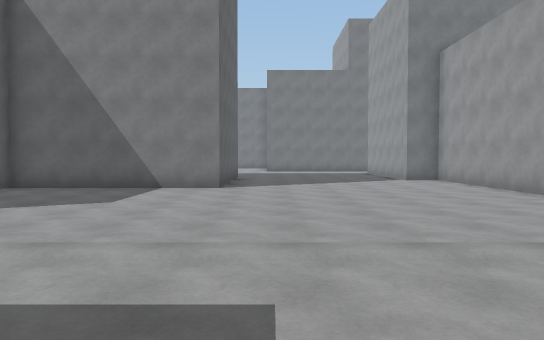
[1] (above)

24 first-person views from a walk through a scene from a Unity 3-D project. The camera is 1.5 m above the floor, tilts 2° down and sees 70° across. The floor is counted in squares, 2 m on a side. Each view is taken from the middle of a square. On the plan, view 1 faces up. The plan holds only what a view shows up to about 12 squares ahead; the rest is blank. The place goes on beyond the plan. The player character is not drawn. Surface patterns are stand-ins for the level's own textures.

[2]
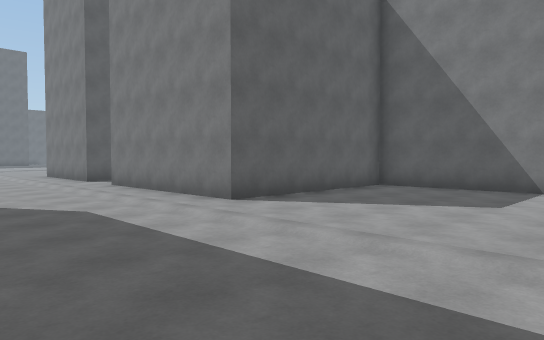

[3]
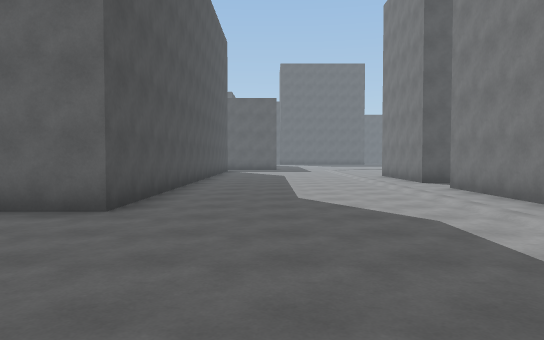

[4]
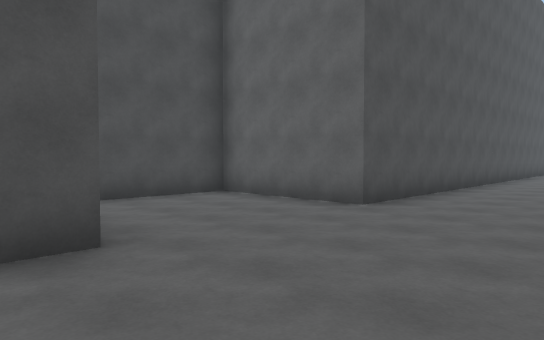

[5]
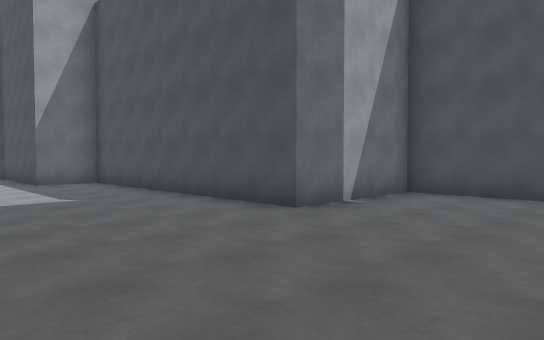

[6]
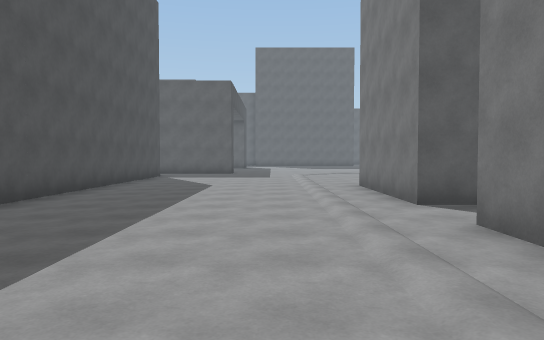

[7]
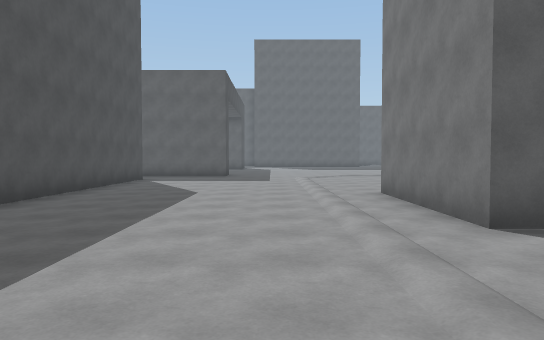

[8]
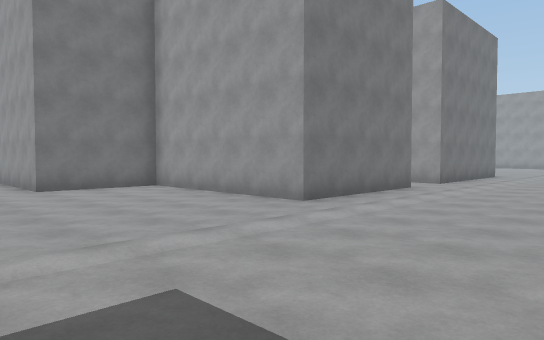

[9]
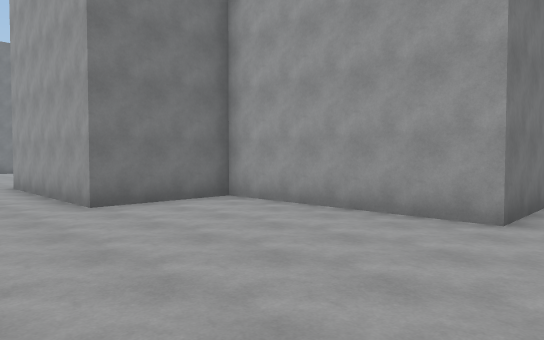

[10]
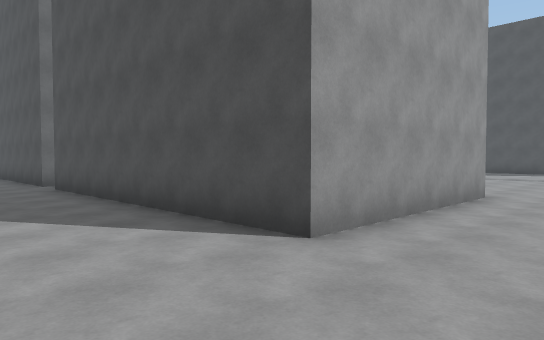

[11]
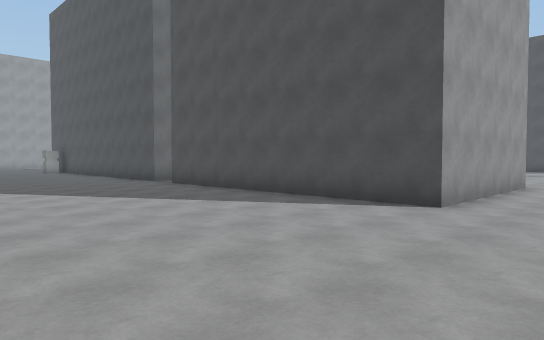

[12]
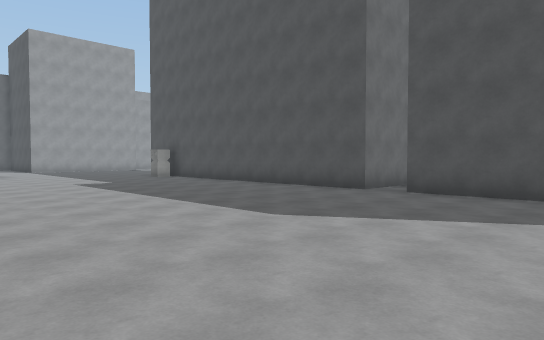

[13]
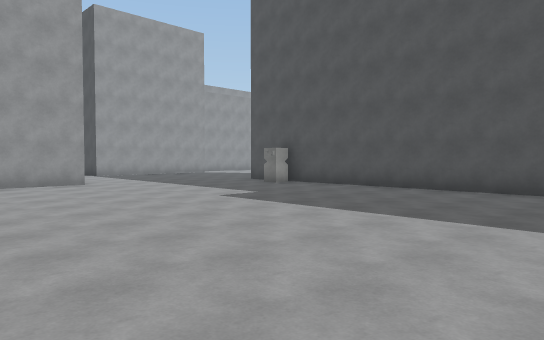

[14]
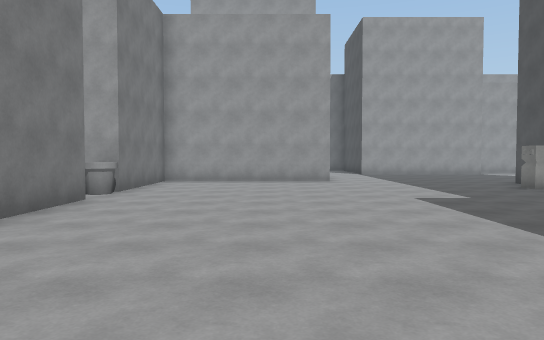

[15]
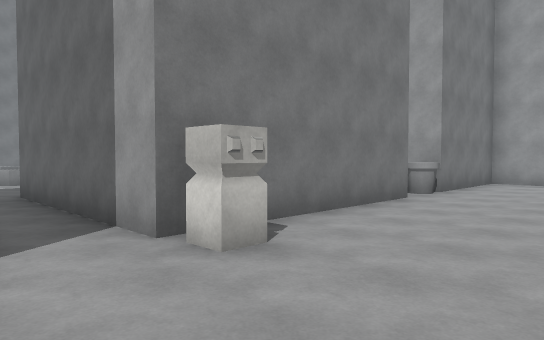

[16]
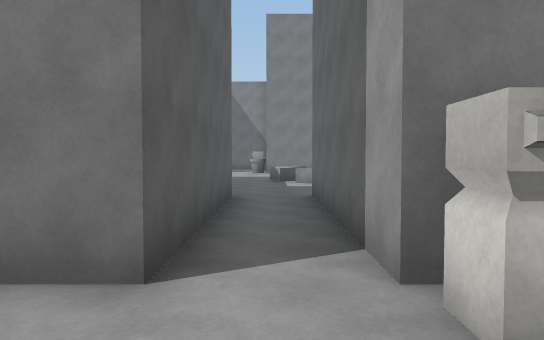

[17]
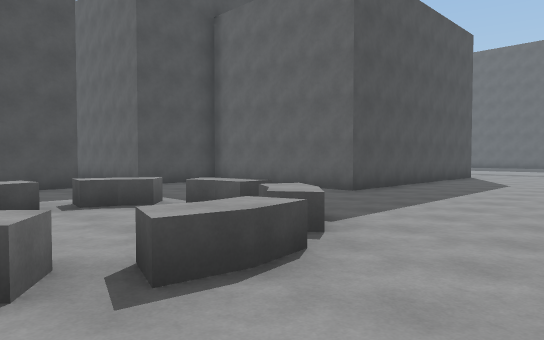

[18]
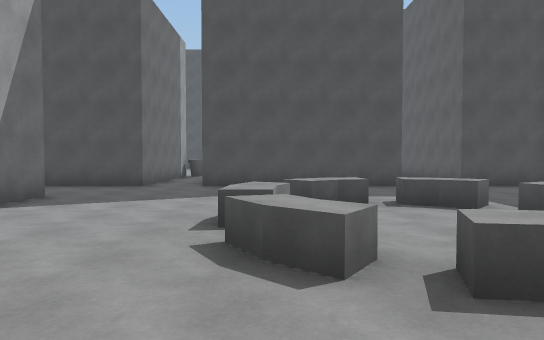

[19]
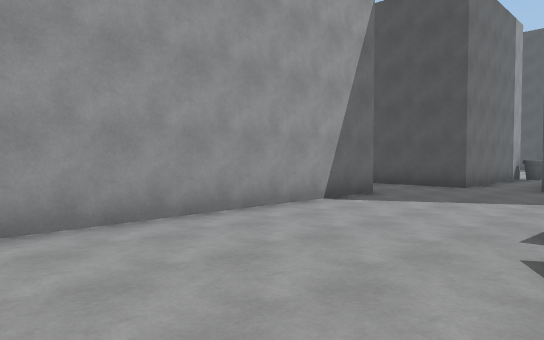

[20]
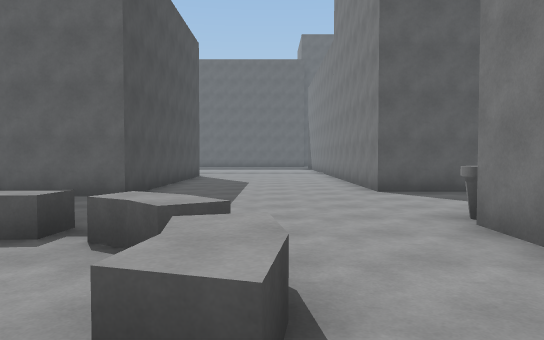

[21]
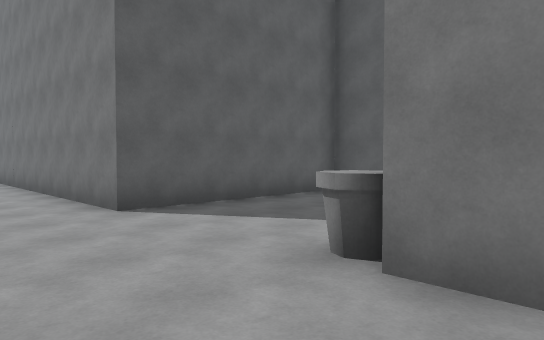

[22]
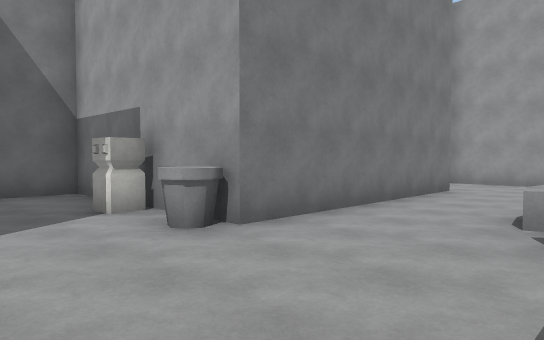

[23]
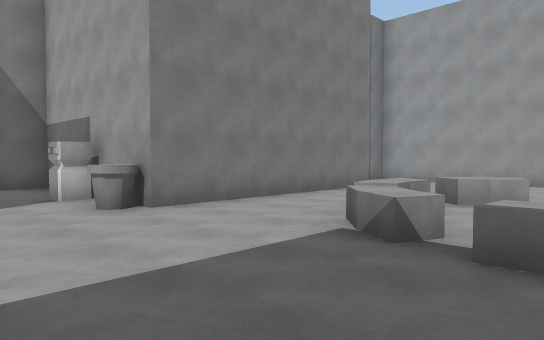

[24]
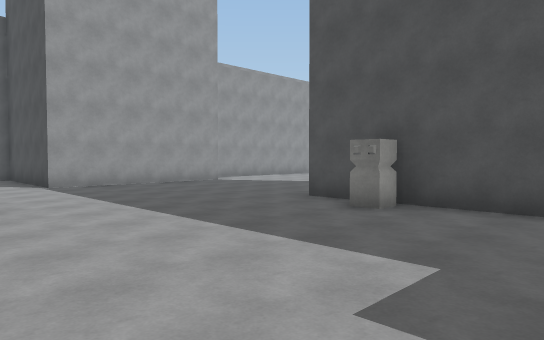

### Floor plan
Points are (right, up) in squares from view 1. A wall is a line through its corners. A room is listed if a view was taken in it or the views show most of it. See-through windows are left out.
Room 1 (views 1, 2, 3, 4, 5, 6, 7, 8, 9, 10, 11, 12, 13, 14, 15, 16, 24)
walls: (-1.2, 12) (-1.2, 9.2) (-6.2, 9.2) (-6.2, 4.3) (-11.2, 4.3) (-11.2, 5.1); (-11.2, 12.1) (-11.2, 14.2) (-1.2, 14.2); (-3.2, 14.5) (-3.2, 15) (-2.6, 15); (-13, 5.2) (-13, 4.3) (-17, 4.3) (-17, 9.2) (-19.8, 9.2) (-19.8, 14.2) (-12.2, 14.2); (4.2, 13.2) (4.2, 17.2) (8.2, 17.2); (5.3, 7.5) (5.3, 12); (-0.3, 19.1) (-0.3, 24.2) (-3.8, 24.2); (-9.6, 23.4) (-10.2, 23.4) (-10.2, 24); (-5.2, 24.2) (-10.2, 24.2); (-11.7, 24.2) (-12.6, 24.2); (-21, -2.2) (-7.3, -2.2) (-7.3, -5.8) (-3.2, -5.8) (-3.2, -2.2) (4.2, -2.2) (4.2, -0.8) (7.2, -0.8)
ways out: opening at (-11, 24) to room 2; opening at (-5, 24) to room 2
Room 2 (views 17, 18, 19, 20, 21, 22, 23)
walls: (-11.3, 39.5) (-11.8, 39.3); (-11.4, 41.1) (-11.9, 41) (-12, 41.6); (-5.1, 39.2) (-11.2, 39.2) (-11.2, 43.5); (-19.2, 34.3) (-14.3, 34.3) (-14.3, 29.3) (-11.7, 29.3) (-11.7, 24.2); (-2.8, 31.6) (-2.8, 40.3); (-15.2, 43.5) (-15.2, 39.2) (-22.5, 39.2); (-10.2, 24.2) (-10.2, 29.3) (-5.2, 29.3); (-3.8, 24.2) (-3.8, 29.3)
low walls: (-11, 34.4) (-11.1, 34.9) (-10.5, 34.9) (-10.5, 34.4) (-10.3, 33.9) (-10.8, 33.6) (-10.9, 34); (-10.6, 36.1) (-10.1, 36.7) (-9.7, 36.2) (-10.1, 35.8); (-10.1, 35.9) (-10.4, 35.4) (-10.9, 35.6) (-10.5, 36.3); (-9.7, 32.6) (-10.3, 33) (-9.9, 33.5) (-9.5, 33.2) (-8.8, 32.9) (-8, 33.2); (-9, 33) (-9.1, 32.4); (-8.8, 37.1) (-8.1, 37) (-8.2, 36.4) (-8.7, 36.5) (-9.3, 36.4) (-9.4, 37) (-8.7, 37.1); (-8.1, 33.1) (-7.6, 33.5) (-7.1, 33); (-7.4, 35.8) (-7.8, 36.2) (-7.4, 36.7) (-6.9, 36.1); (-7.3, 33.8) (-7, 34.4); (-7.1, 35.4) (-7.4, 35.9); (-7, 34.9) (-6.4, 34.9); (-7, 36.3) (-6.5, 35.5)
ways out: opening at (-11, 24) to room 1; opening at (-5, 24) to room 1; opening at (-2.5, 30.5)

Where each view was taken, in squares from view 1:
view 1: 0 up, 0 right, facing up
view 2: 0 up, 1 left, facing up-left
view 3: 0 up, 2 left, facing left
view 4: 1 up, 2 left, facing down-left
view 5: 2 up, 7 left, facing down-right
view 6: 2 up, 7 left, facing left
view 7: 2 up, 9 left, facing left
view 8: 0 up, 22 left, facing up-right
view 9: 3 up, 22 left, facing up-right
view 10: 17 up, 22 left, facing down-right
view 11: 20 up, 22 left, facing down-right
view 12: 22 up, 16 left, facing down-right
view 13: 23 up, 11 left, facing down-right
view 14: 21 up, 12 left, facing right
view 15: 21 up, 12 left, facing up-right
view 16: 22 up, 11 left, facing up
view 17: 39 up, 7 left, facing down-left
view 18: 39 up, 7 left, facing down
view 19: 39 up, 7 left, facing down-right
view 20: 37 up, 7 left, facing left
view 21: 37 up, 10 left, facing up-left
view 22: 36 up, 14 left, facing up-right
view 23: 34 up, 14 left, facing up-right
view 24: 20 up, 6 left, facing down-right
